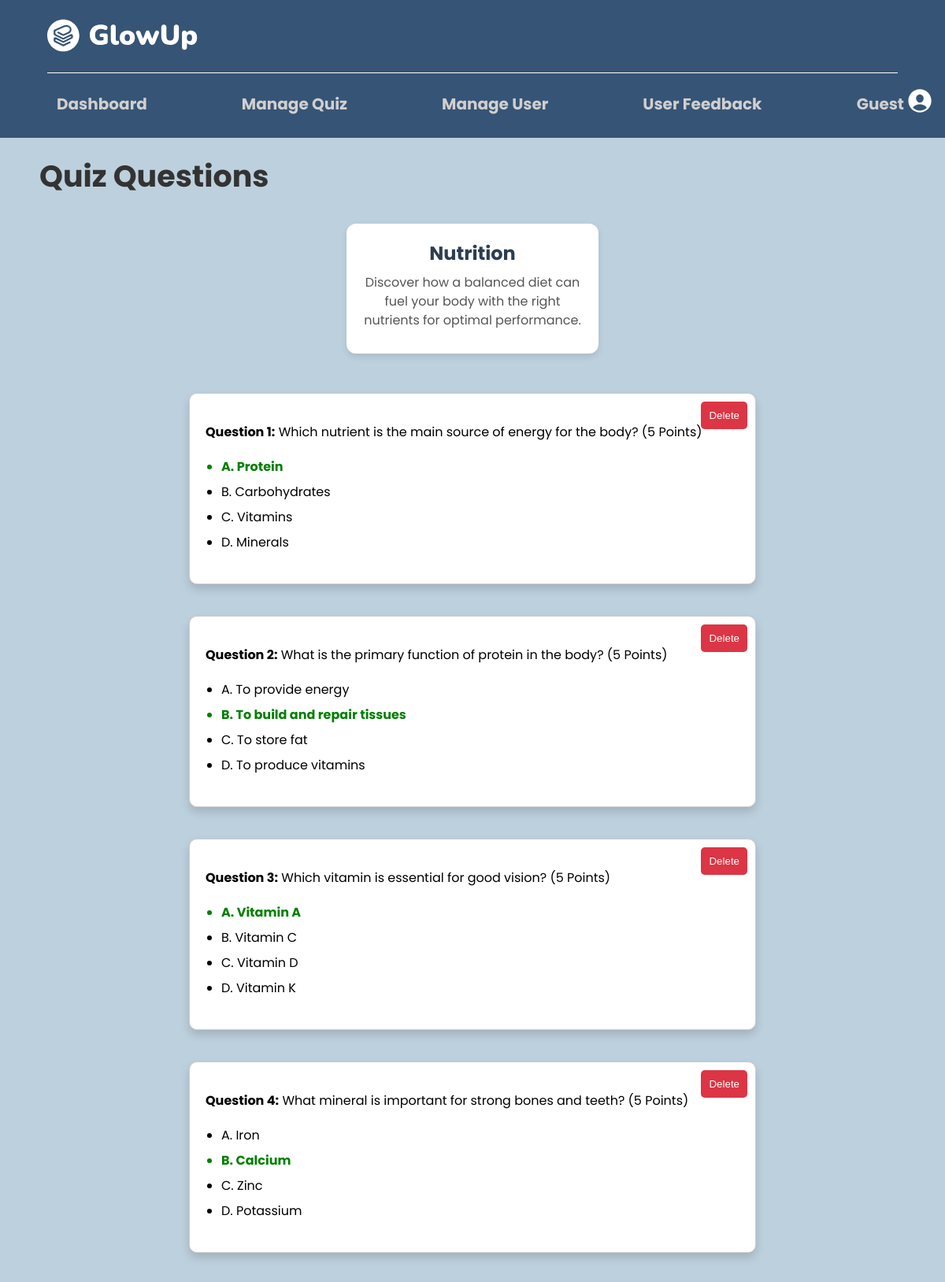
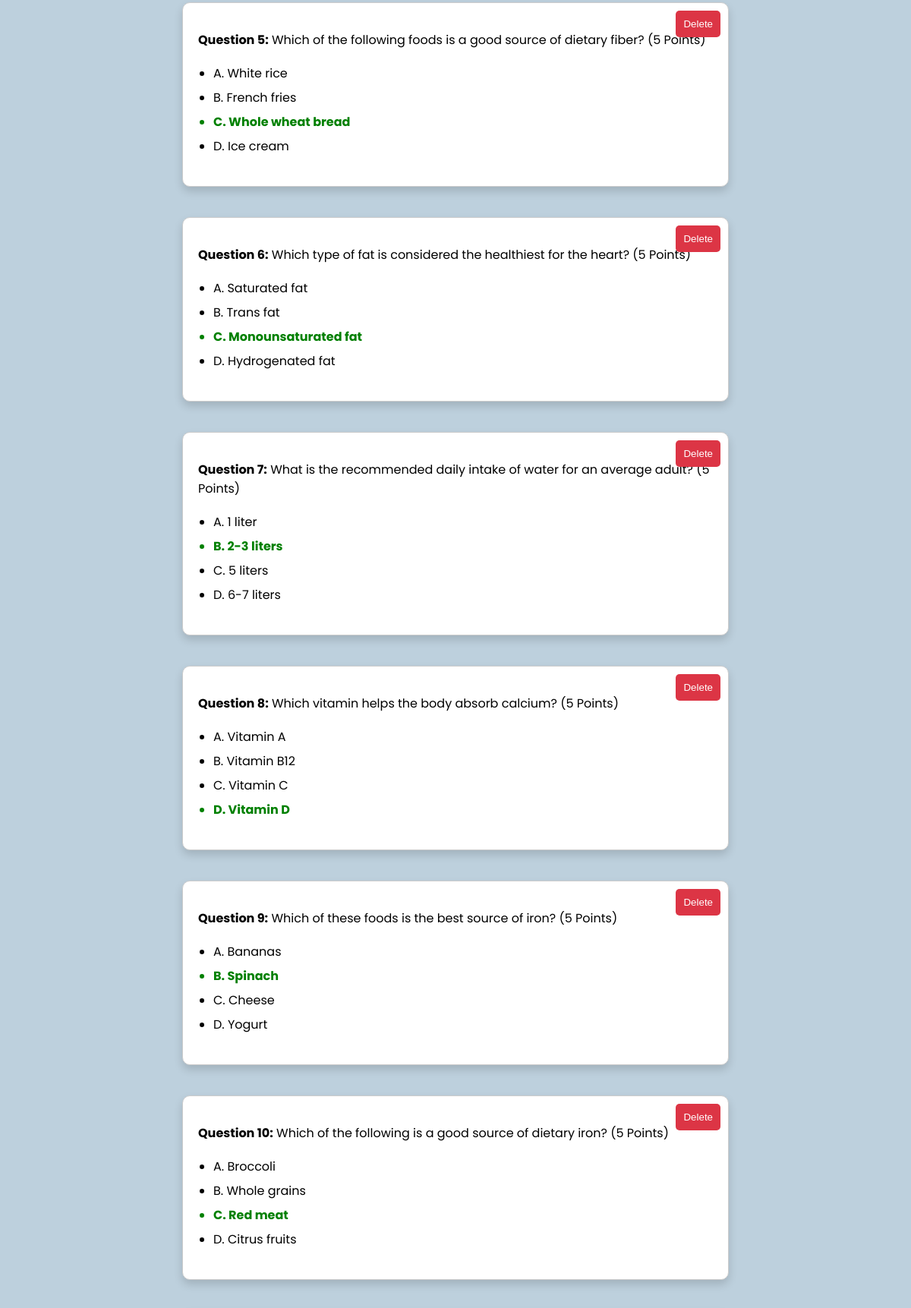
The page /viewquiz.php (upper part) on the database its author committed (2 pictures, top to bottom).
### tables this page shows
CREATE TABLE `quiz_db` (
  `quiz_id` int(5) NOT NULL,
  `question` text NOT NULL,
  `A` varchar(150) NOT NULL,
  `B` varchar(150) NOT NULL,
  `C` varchar(150) NOT NULL,
  `D` varchar(150) NOT NULL,
  `correct_answer` char(1) NOT NULL,
  `points` int(3) NOT NULL
);

### viewquiz.php (the view, shortened to what this page needs)
<?php
$host = "127.0.0.1";
$username = "root";
$password = "";
$database = "glowup";
$conn = new mysqli($host, $username, $password, $database);
$sql = "SELECT * FROM quiz_db";
$result = $conn->query($sql);
?>
<!DOCTYPE html>
<html lang="en">
<head>
    <link rel="stylesheet" href="css/viewquiz.css">
</head>
<?php
        include 'adminheader.php'
    ?>
<body>
    <h2>Quiz Questions</h2>
         <div class="topic-card">
            <div class="topic-title">Nutrition</div>
            <div class="topic-description">
                Discover how a balanced diet can fuel your body with the right nutrients for optimal performance.
            </div>
        </div>
    <div class="quiz-container">
        <?php if ($result->num_rows > 0): ?>
            <?php
            $questionNumber = 1;
            while ($row = $result->fetch_assoc()): ?>
                <div class="quiz-item">
                    <p class="question">
                        <strong>Question <?= $questionNumber ?>:</strong> <?= htmlspecialchars($row['question']) ?>
                        <span class="points">(5 Points)</span>
                        <button class="delete-btn" onclick="deleteQuestion(<?= $row['quiz_id'] ?>, this)">Delete</button>
                    </p>
                    <ul class="answers">
                        <li <?= ($row['correct_answer'] == "A") ? 'class="correct"' : '' ?>>A. <?= htmlspecialchars($row['A']) ?></li>
                        <li <?= ($row['correct_answer'] == "B") ? 'class="correct"' : '' ?>>B. <?= htmlspecialchars($row['B']) ?></li>
                        <li <?= ($row['correct_answer'] == "C") ? 'class="correct"' : '' ?>>C. <?= htmlspecialchars($row['C']) ?></li>
                        <li <?= ($row['correct_answer'] == "D") ? 'class="correct"' : '' ?>>D. <?= htmlspecialchars($row['D']) ?></li>
                    </ul>
                </div>
                <?php $questionNumber++; ?>
            <?php endwhile; ?>
        <?php else: ?>
            <p>No quiz questions found.</p>
        <?php endif; ?>
    </div>
        <?php
    include 'adminfooter.php'
    ?>
</body>
</html>

### css/viewquiz.css (style rules this page uses)
body { font-family: 'Poppins', sans-serif; text-align: left; background-color: #BDD0DD; margin: 0; padding: 0; }
h2 { text-align: left; margin-top: 20px; margin-left: 50px; font-size: 38px; font-weight: bold; color: #333; }
.topic-card { background-color: #ffffff; border-radius: 12px; text-align: center; padding: 20px; box-shadow: 0 4px 8px rgba(0, 0, 0, 0.1); text-decoration: none; color: inherit; transition: transform 0.3s ease, box-shadow 0.3s ease; max-width: 280px; margin: 0 auto; cursor: pointer; border: none; }
.topic-title { font-size: 24px; font-weight: bold; color: #2c3e50; margin-bottom: 8px; }
.topic-description { font-size: 16px; color: #555; line-height: 1.5; margin-bottom: 10px; }
.quiz-container { width: 60%; margin: auto; text-align: left; margin-top: 50px; }
.quiz-item { border: 1px solid #ccc; padding: 20px; margin: 40px 0; border-radius: 10px; background-color: #ffffff; box-shadow: 0 6px 12px rgba(0, 0, 0, 0.15); transition: transform 0.3s ease, box-shadow 0.3s ease; position: relative; }
.delete-btn { background-color: #dc3545; color: white; padding: 10px; border: none; cursor: pointer; border-radius: 5px; position: absolute; right: 10px; top: 10px; }
.answers { margin-top: 15px; padding-left: 20px; line-height: 2; }
.correct { font-weight: bold; color: green; }

### css/headstyle.css (style rules this page uses)
body { margin: 0; font-family: 'Poppins', sans-serif; }

### css/footstyle.css (style rules this page uses)
body { margin: 0; font-family: 'Poppins', sans-serif; }

### rows shown on the page
quiz_db: question "Which nutrient is the main source of energy for the body?", A "Protein", B "Carbohydrates", C "Vitamins", D "Minerals"
quiz_db: question "What is the primary function of protein in the body?", A "To provide energy", B "To build and repair tissues", C "To store fat", D "To produce vitamins"
quiz_db: question "Which vitamin is essential for good vision?", A "Vitamin A", B "Vitamin C", C "Vitamin D", D "Vitamin K"
quiz_db: question "What mineral is important for strong bones and teeth?", A "Iron", B "Calcium", C "Zinc", D "Potassium"
quiz_db: question "Which of the following foods is a good source of dietary fiber?", A "White rice", B "French fries", C "Whole wheat bread", D "Ice cream"
quiz_db: question "Which type of fat is considered the healthiest for the heart?", A "Saturated fat", B "Trans fat", C "Monounsaturated fat", D "Hydrogenated fat"
quiz_db: question "What is the recommended daily intake of water for an average adult?", A "1 liter", B "2-3 liters", C "5 liters", D "6-7 liters"
quiz_db: question "Which vitamin helps the body absorb calcium?", A "Vitamin A", B "Vitamin B12", C "Vitamin C", D "Vitamin D"
quiz_db: question "Which of these foods is the best source of iron?", A "Bananas", B "Spinach", C "Cheese", D "Yogurt"
quiz_db: question "Which of the following is a good source of dietary iron?", A "Broccoli", B "Whole grains", C "Red meat", D "Citrus fruits"

### other values the page prints
$username "Guest"
